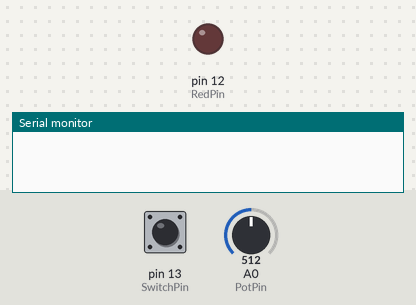
Simulated run of this sketch. Board: Arduino Uno, built with avr-gcc and run on an emulated ATmega328P. Shown: output pins drawn as LEDs (lit = HIGH), the last lines printed to the serial monitor. Dashed ring = blinking. The inputs (shaded band) are chosen by the test bench; at power-on: pin 13 (SwitchPin) LOW, A0 (PotPin) = 512.

Above: at 1.2 s.
1.3 s: pin 13 (SwitchPin) pulled HIGH for 0.15 s
At 2.3 s:
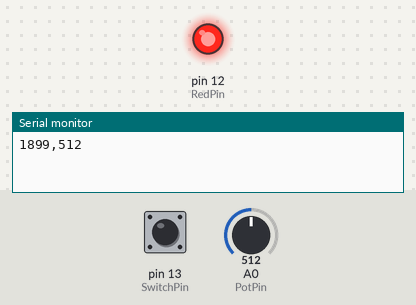
2.9 s: pin 13 (SwitchPin) pulled HIGH for 3.2 s
At 4.9 s:
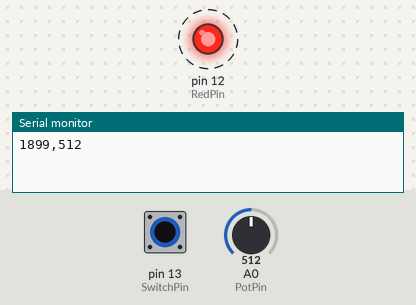
7.6 s: pin 13 (SwitchPin) pulled HIGH for 1 s
At 9.4 s:
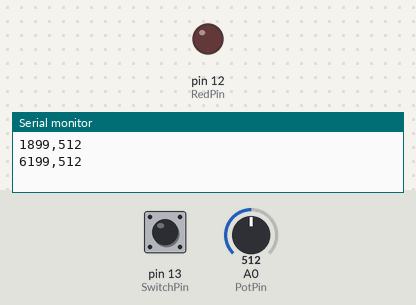
Timing chart, 0 to 10.9 s (numbered marks = the images above; inputs shaded):
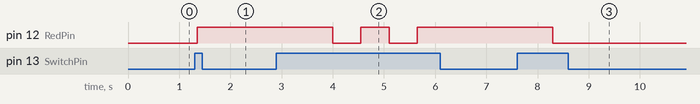

Measured:
- after the input at 1.3 s, pin 12 (RedPin): LOW → HIGH after 0.05 s
- after the input at 2.9 s, pin 12 (RedPin): alternates HIGH for 0.55 s and LOW for 0.55 s, 4 changes in all, then stays HIGH, starting after 1.1 s
- after the input at 7.6 s, pin 12 (RedPin): HIGH → LOW after 0.70 s

The sketch:

Data_Log_BT.ino
```cpp
int RedPin = 12;
int SwitchPin = 13;
int PotPin = A0;
float logHz = 0.5;


boolean buttonPressed() {

  long time = millis();
  int debounce = 50;
  boolean previous = digitalRead(SwitchPin);
  boolean lastRead = 0;

  while (millis() - time < debounce) {
    lastRead = digitalRead(SwitchPin);
    if (lastRead != previous) {
      time = millis();
      previous = lastRead ;
    }
  }

  return (lastRead);
}

void doLog() {

    digitalWrite(RedPin, HIGH);
    delay(500);

    while( !buttonPressed() ){

      Serial.print( millis() );
      Serial.print(",");
      Serial.println( analogRead(PotPin) );
      if(buttonPressed()) {break;}
      delay(1000 / logHz); }

    digitalWrite(RedPin, LOW);
    delay(500); }

void setup() {
  Serial.begin(9600);

  pinMode(RedPin, OUTPUT);
  pinMode(SwitchPin, INPUT);
}

void loop() {

  if( buttonPressed() )

  doLog ();

}
```
